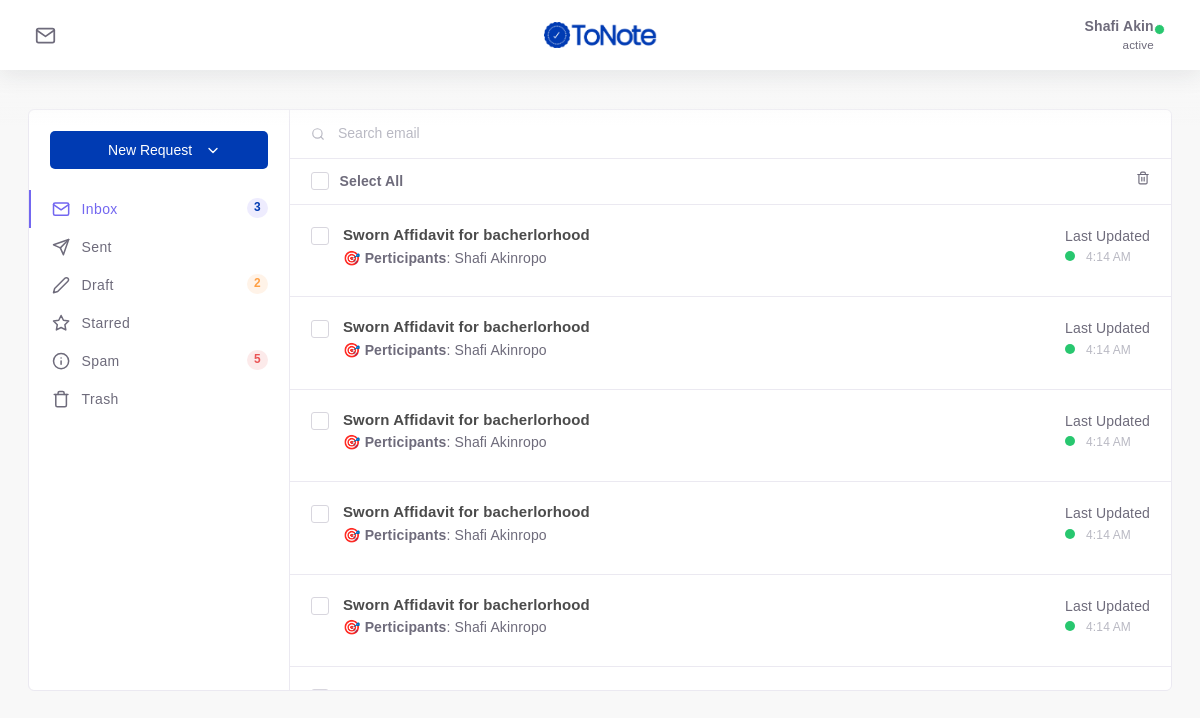
/dashboard/index.php, run on the app's committed database.
### tables this page shows
CREATE TABLE `documentImage` (
  `id` int(11) NOT NULL,
  `document_id` varchar(50) NOT NULL,
  `title` varchar(100) NOT NULL,
  `filename` varchar(50) NOT NULL,
  `status` varchar(50) NOT NULL,
  `created_at` varchar(50) NOT NULL,
  `updated_at` varchar(50) NOT NULL,
  `created_by` varchar(50) NOT NULL,
  `deleted` varchar(50) NOT NULL
);

### private/classes/DocumentImage.class.php (called while the page is built, shortened)
<?php class DocumentImage extends DatabaseObject
{
    protected static $table_name = "documentImage";
     public static function find_by_created_by($created_by)
    {
        $sql = "SELECT * FROM " . static::$table_name . " ";
        $sql .= "WHERE $created_by ='" . self::$database->escape_string($created_by) . "'";
        $sql .= " AND (deleted IS NULL OR deleted = 0 OR deleted = '') ";
        $sql .= " ORDER BY id ASC ";
        return static::find_by_sql($sql);
    }
}

### private/classes/DatabaseObject.class.php (called while the page is built, shortened)
<?php
class DatabaseObject {
  static protected $database;
  static public function set_database($database) {
    self::$database = $database;
  }
  static public function find_by_sql($sql) {
    $result = self::$database->query($sql);
    $object_array = [];
    while($record = $result->fetch_assoc()) {
      $object_array[] = static::instantiate($record);
    }
    return $object_array;
  }
  static protected function instantiate($record) {
    $object = new static;
    foreach($record as $property => $value) {
      if(property_exists($object, $property)) {
        $object->$property = $value;
      }
    }
    return $object;
  }
}
?>

### dashboard/index.php (the view, shortened to what this page needs)
<?php
$documents = DocumentImage::find_by_created_by(1);
include(SHARED_PATH . '/header.php');
?>
<div class="content-area-wrapper container-xxl p-0">
    <div class="sidebar-left">
        <div class="sidebar">
            <div class="sidebar-content email-app-sidebar">
                <div class="email-app-menu">
                    <div class="form-group-compose text-center compose-btn">
                        <div class="btn-group w-100">
                            <button class="btn btn-primary dropdown-toggle waves-effect waves-float waves-light"
                                type="button" id="dropdownMenuButton2" data-bs-toggle="dropdown" aria-expanded="false">
                                New Request
                            </button>
                        </div>
                    </div>
                    <div class="sidebar-menu-list ps ps--active-y">
                        <div class="list-group list-group-messages">
                            <a href="#" class="list-group-item list-group-item-action active">
                                <span class="align-middle">Inbox</span>
                                <span class="badge badge-light-primary rounded-pill float-end">3</span>
                            </a>
                            <a href="#" class="list-group-item list-group-item-action">
                                <span class="align-middle">Sent</span>
                            </a>
                            <a href="#" class="list-group-item list-group-item-action">
                                <svg xmlns="http://www.w3.org/2000/svg" width="14" height="14" viewBox="0 0 24 24"
                                    fill="none" stroke="currentColor" stroke-width="2" stroke-linecap="round"
                                    stroke-linejoin="round" class="feather feather-edit-2 font-medium-3 me-50">
                                    <path d="M17 3a2.828 2.828 0 1 1 4 4L7.5 20.5 2 22l1.5-5.5L17 3z"></path>
                                </svg>
                                <span class="align-middle">Draft</span>
                                <span class="badge badge-light-warning rounded-pill float-end">2</span>
                            </a>
                            <a href="#" class="list-group-item list-group-item-action">
                                <span class="align-middle">Starred</span>
                            </a>
                            <a href="#" class="list-group-item list-group-item-action">
                                <span class="align-middle">Spam</span>
                                <span class="badge badge-light-danger rounded-pill float-end">5</span>
                            </a>
                            <a href="#" class="list-group-item list-group-item-action">
                                <span class="align-middle">Trash</span>
                            </a>
                        </div>
                    </div>
                </div>
            </div>
        </div>
    </div>
    <div class="content-right">
        <div class="content-wrapper container-xxl p-0">
            <div class="content-body">
                <div class="email-app-list">
                    <div class="app-fixed-search d-flex align-items-center">
                        <div class="d-flex align-content-center justify-content-between w-100">
                            <div class="input-group input-group-merge">
                                <span class="input-group-text">
                                    <svg xmlns="http://www.w3.org/2000/svg" width="14" height="14" viewBox="0 0 24 24"
                                        fill="none" stroke="currentColor" stroke-width="2" stroke-linecap="round"
                                        stroke-linejoin="round" class="feather feather-search text-muted">
                                        <circle cx="11" cy="11" r="8"></circle>
                                        <line x1="21" y1="21" x2="16.65" y2="16.65"></line>
                                    </svg>
                                </span>
                                <input type="text" class="form-control" id="email-search" placeholder="Search email"
                                    aria-label="Search..." aria-describedby="email-search">
                            </div>
                        </div>
                    </div>
                    <div class="app-action">
                        <div class="action-left">
                            <div class="form-check selectAll">
                                <input type="checkbox" class="form-check-input" id="selectAllCheck">
                                <label class="form-check-label fw-bolder ps-25" for="selectAllCheck">Select All</label>
                            </div>
                        </div>
                        <div class="action-right">
                            <ul class="list-inline m-0">
                                <li class="list-inline-item mail-delete">
                                    <span class="action-icon">
                                        <i data-feather='trash-2'></i>
                                    </span>
                                </li>
                            </ul>
                        </div>
                    </div>
                    <div class="email-user-list ps ps--active-y">
                        <ul class="email-media-list">
                            <?php foreach ($documents as $doc) {  ?>
                            <li class="d-flex user-mail ">
                                <div class="mail-left pe-50">
                                    <div class="user-action">
                                        <div class="form-check">
                                            <input type="checkbox" class="form-check-input" id="customCheck1">
                                        </div>
                                    </div>
                                </div>
                                <div class="mail-body">
                                    <div class="mail-details">
                                        <div class="mail-items">
                                            <h5 class="mb-25 text-dark"><b><?php echo $doc->title ?></b></h5>
                                            <span class="text-truncate">🎯 <b>Perticipants</b>: Shafi
                                                Akinropo </span>
                                        </div>
                                        <div class="mail-meta-item">
                                            <div>Last Updated</div>
                                            <span class="me-50 bullet bullet-success bullet-sm"></span>
                                            <span class="mail-date">4:14 AM</span>
                                        </div>
                                    </div>
                                </div>
                            </li>
                            <?php } ?>
                        </ul>
                    </div>
                </div>
            </div>
        </div>
    </div>
</div>
<?php include(SHARED_PATH . '/footer.php');  ?>

### data on the page
documentimage: title "Sworn Affidavit for bacherlorhood"
documentimage: title "Sworn Affidavit for bacherlorhood"
documentimage: title "Sworn Affidavit for bacherlorhood"
documentimage: title "Sworn Affidavit for bacherlorhood"
documentimage: title "Sworn Affidavit for bacherlorhood"
